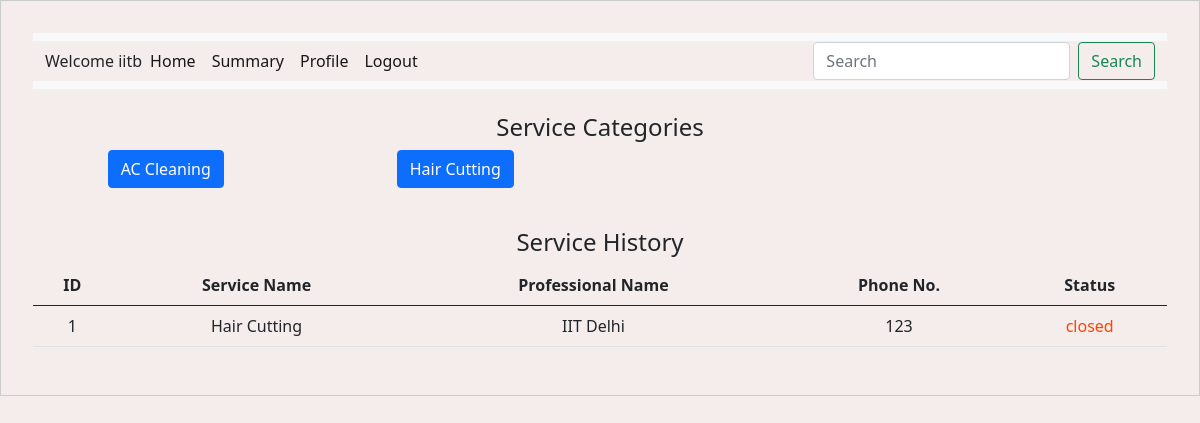
The app's page /customer_dashboard (signed in), older data.
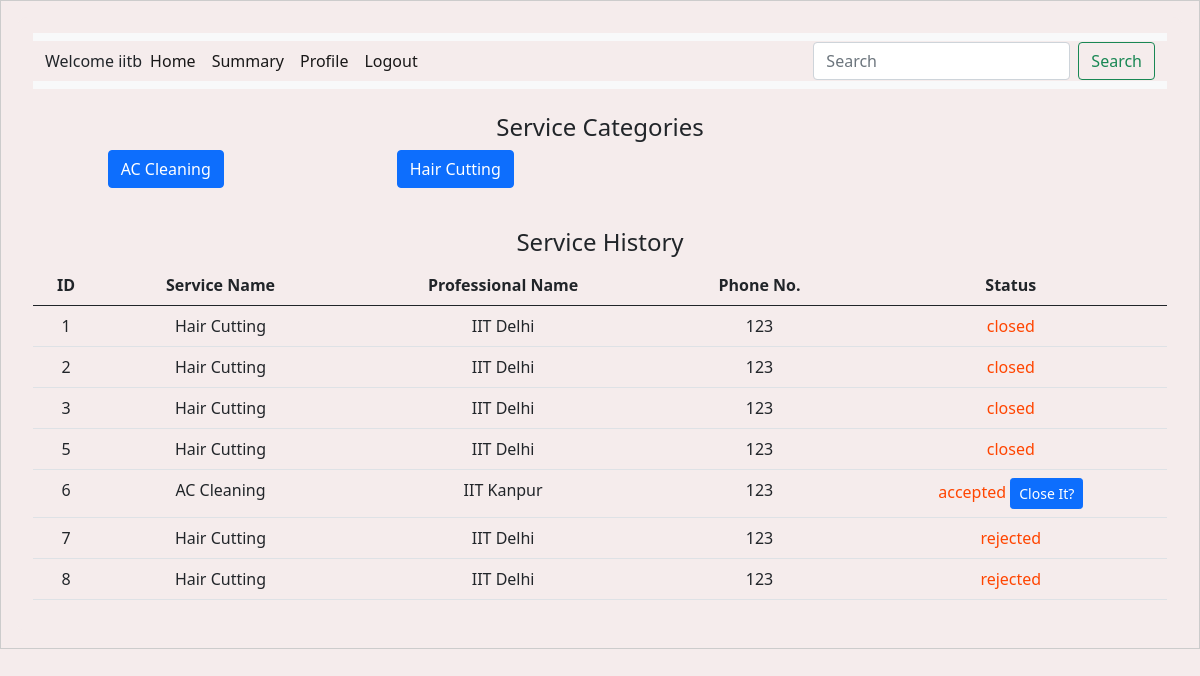
The same page, newer data.
### backend/models.py (models this page shows)
class Service(db.Model):
    __tablename__ = "service"
    id = db.Column(db.Integer, primary_key=True, autoincrement=True)
    name = db.Column(db.String, nullable=False)
    base_price = db.Column(
        db.Integer, nullable=False
    )  # Changed 'price' to 'base_price'
    time_required = db.Column(db.Integer, nullable=True)
    description = db.Column(db.String, nullable=False)
    professional_services = db.relationship(
        "ProfessionalService", back_populates="service"
    )

class Service_Request(db.Model):
    __tablename__ = "service_request"
    id = db.Column(db.Integer, primary_key=True, autoincrement=True)
    service_id = db.Column(db.Integer, db.ForeignKey("service.id"), nullable=False)
    customer_id = db.Column(db.Integer, db.ForeignKey("customer.id"), nullable=False)
    professional_id = db.Column(
        db.Integer, db.ForeignKey("service_professional.id"), nullable=False
    )
    date_of_request = db.Column(db.DateTime, nullable=False, default=datetime.utcnow)
    date_of_completion = db.Column(db.DateTime)
    service_status = db.Column(
        db.String, nullable=False
    )  # e.g., 'requested', 'assigned', 'closed'
    remarks = db.Column(db.String)
    rating = db.Column(db.Integer, nullable=False)  # Added this line for the rating
    service = db.relationship(
        "Service",
        backref=db.backref(
            "service_requests",
            lazy=True,
        ),
    )
    customer = db.relationship(
        "Customer", backref=db.backref("service_requests", lazy=True)
    )
    professional = db.relationship(
        "Service_Professional",
        backref=db.backref("service_requests", lazy=True, cascade="all, delete-orphan"),
    )

class Service_Professional(db.Model):
    __tablename__ = "service_professional"
    id = db.Column(db.Integer, primary_key=True, autoincrement=True)
    username = db.Column(db.String, unique=True, nullable=False)
    password = db.Column(db.String, nullable=False)
    name = db.Column(db.String, nullable=False)
    service_type = db.Column(
        db.String, nullable=False
    )  # nullable true done for some reason
    experience = db.Column(db.Integer, nullable=False)
    phone_no = db.Column(db.Integer, nullable=False)
    email = db.Column(db.String, unique=True, nullable=False)
    address = db.Column(db.String, nullable=False)
    pin_code = db.Column(db.String, nullable=False)
    verified_status = db.Column(db.String, nullable=True)
    document = db.Column(db.String, nullable=True)  # Column to store document path
    custom_services = db.relationship(
        "ProfessionalService",
        back_populates="professional",
        lazy=True,
        cascade="all, delete-orphan",
    )

### backend/controller.py (the view)
@app.route("/customer_dashboard")
def customer_dashboard():
    customer_id = session.get("customer_id")
    if not customer_id:
        return redirect(url_for("user_login"))
    services = Service.query.all()
    service_requests = Service_Request.query.filter_by(customer_id=customer_id).all()
    return render_template(
        "customer_dashboard.html",
        services=services,
        service_requests=service_requests,
        customer=session.get("username"),  # Assuming customer_name is stored in session
    )

### templates/customer_dashboard.html (shortened to what this page needs)
<!DOCTYPE html>
<html lang="en">
<head>
    <link rel="stylesheet" href="/static/style.css" />
    <link href="https://cdn.jsdelivr.net/npm/bootstrap@5.0.2/dist/css/bootstrap.min.css" rel="stylesheet" />
</head>
<body>
    <div id="container">
        <div id="panel">
            <nav class="navbar navbar-expand-lg navbar-light bg-light">
                <div class="container-fluid">
                    <label>Welcome {{ customer }}</label>
                    <div class="collapse navbar-collapse" id="navbarSupportedContent">
                        <ul class="navbar-nav me-auto mb-2 mb-lg-0">
                            <li class="nav-item">
                                <a class="nav-link active" aria-current="page" href="#">Home</a>
                            </li>
                            <li class="nav-item">
                                <a class="nav-link active" aria-current="page" href="#">Summary</a>
                            </li>
                                <a class="nav-link active" aria-current="page" href="#">Profile</a>
                            <li class="nav-item">
                                <a class="nav-link active" aria-current="page" href="{{ url_for('logout') }}">Logout</a>
                            </li>
                        </ul>
                        <form class="d-flex" action="{{ url_for('search_service') }}" method="GET">
                            <input class="form-control me-2" type="search" placeholder="Search" aria-label="Search"
                                name="query" />
                            <button class="btn btn-outline-success" type="submit">Search</button>
                        </form>
                    </div>
                </div>
            </nav>
            <h4 class="mt-4">Service Categories</h4>
            <div class="row">
                {% for service in services %}
                <div class="col-md-3 mb-3">
                    <a href="{{ url_for('get_service_professionals', service_id=service.id) }}"
                        class="btn btn-primary btn-block">
                        {{ service.name }}
                    </a>
                </div>
                {% endfor %}
            </div>
            <h4 class="mt-4">Service History</h4>
            <table class="table">
                <thead>
                    <tr>
                        <th>ID</th>
                        <th>Service Name</th>
                        <th>Professional Name</th>
                        <th>Phone No.</th>
                        <th>Status</th>
                    </tr>
                </thead>
                <tbody>
                    {% for request in service_requests %}
                    <tr>
                        <td>{{ request.id }}</td>
                        <td>{{ request.service.name }}</td>
                        <td>{{ request.professional.name }}</td>
                        <td>{{ request.professional.phone_no }}</td>
                        <td style="color: orangered;">
                            {{ request.service_status }}
                            {% if request.service_status == 'requested' or request.service_status == 'accepted'%}
                            <button class="btn btn-primary btn-sm" data-bs-toggle="modal"
                                data-bs-target="#closeServiceModal" data-id="{{ request.id }}"
                                data-service-name="{{ request.service.name }}"
                                data-professional-name="{{ request.professional.name }}"
                                data-professional-id="{{ request.professional.id }}"
                                data-description="{{ request.service.description }}">
                                Close It?
                            </button>
                            {% endif %}
                        </td>
                    </tr>
                    {% endfor %}
                </tbody>
            </table>
        </div>
    </div>
</body>
</html>

Row changes from the older to the newer data that the page shows:
added Service_Request: id "2", service.name "Hair Cutting", professional.name "IIT Delhi", professional.phone_no "123", service_status "closed"
added Service_Request: id "3", service.name "Hair Cutting", professional.name "IIT Delhi", professional.phone_no "123", service_status "closed"
added Service_Request: id "5", service.name "Hair Cutting", professional.name "IIT Delhi", professional.phone_no "123", service_status "closed"
added Service_Request: id "6", service.name "AC Cleaning", professional.name "IIT Kanpur", professional.phone_no "123", service_status "accepted"
added Service_Request: id "7", service.name "Hair Cutting", professional.name "IIT Delhi", professional.phone_no "123", service_status "rejected"
added Service_Request: id "8", service.name "Hair Cutting", professional.name "IIT Delhi", professional.phone_no "123", service_status "rejected"
